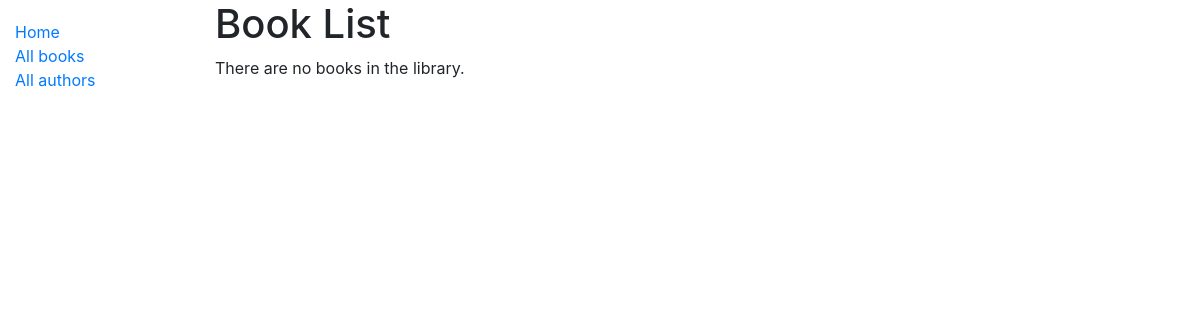
Before: /catalog/books/ with the older database file.
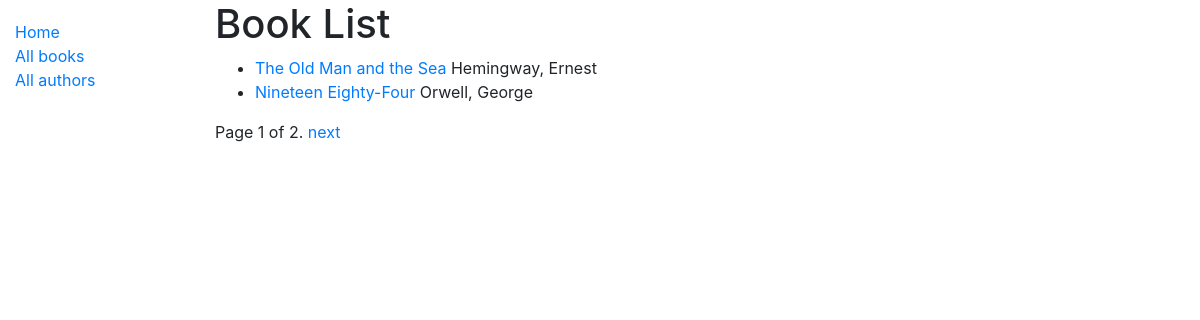
After: the same page with the newer database file.
### catalog/models.py (models this page shows, shortened)
class Book(models.Model):
    title = models.CharField(max_length=200)
    author = models.ForeignKey('Author', on_delete=models.SET_NULL, null=True)
    summary = models.TextField(max_length=1000, help_text="Enter a brief description of the book")
    isbn = models.CharField('ISBN', max_length=13,
                            help_text='13 Character <a href="https://www.isbn-international.org/content/what-isbn'
                                      '">ISBN number</a>')
    genre = models.ManyToManyField(Genre, help_text="Select a genre for this book")
    language = models.ForeignKey('Language', on_delete=models.SET_NULL, null=True,)
    def display_language(self):
        return self.language
    display_language.short_description = 'Language'
    def display_genre(self):
        """Creates a string for the Genre. This is required to display genre in Admin."""
        return ', '.join([genre.name for genre in self.genre.all()[:3]])
    display_genre.short_description = 'Genre'
    def get_absolute_url(self):
        return reverse('book-detail', args=[str(self.id)])

class Author(models.Model):
    first_name = models.CharField(max_length=100)
    last_name = models.CharField(max_length=100)
    date_of_birth = models.DateField(null=True, blank=True)
    date_of_death = models.DateField('died', null=True, blank=True)
    class Meta:
        ordering = ['last_name', 'first_name']
    def __str__(self):
        return f'{self.last_name}, {self.first_name}'

### catalog/views.py (the view)
# urls.py: path('books/', views.BookListView.as_view(), name='books'),
class BookListView(generic.ListView):
    model = Book
    paginate_by = 2 #reducing the number of items displayed on each page.

### catalog/templates/catalog/book_list.html
{% extends "base_generic.html" %}
{% block content %}
    <h1>Book List</h1>
    {% if book_list %}
    <ul>
        {% for book in book_list %}
            <li>
                <a href="{{ book.get_absolute_url }}">{{ book.title }}</a> {{ book.author }}
            </li>
        {% endfor %}
    </ul>
    {% else %}
        <p>There are no books in the library.</p>
    {% endif %}
{% endblock %}

Changed rows visible on the page:
added Book: title "The Old Man and the Sea", author "Hemingway, Ernest"
added Book: title "Nineteen Eighty-Four", author "Orwell, George"
Other visible differences:
{{ page_obj.number }}: (not shown) → "1"
{{ page_obj.paginator.num_pages }}: (not shown) → "2"
text no longer shown: "There are no books in the library."
text now shown: "Page of . next"
